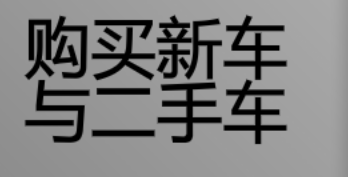
#> input picture images/BNandUC.png, 348 x 177 px; its folder holds only this picture in this run
$ python test_png_cache.py
#> lines starting #> are read from the running program, lines starting #| are printed output that depends on the picture
### config.py
import sys
import os
import shutil
import ctypes

def check_windows_dependencies():
    if sys.platform != "win32":
        return
    missing_dlls = []
    required_dlls = ["vcruntime140.dll", "msvcp140.dll", "vcruntime140_1.dll"]
    for dll in required_dlls:
        try:
            ctypes.WinDLL(dll)
        except OSError:
            missing_dlls.append(dll)
    if missing_dlls:
        msg = (
            f"警告:系统缺失以下关键运行库,大概率会导致程序闪退或图像识别失败:\n\n"
            f"{', '.join(missing_dlls)}\n\n"
            f"这是因为您的电脑缺少微软 C++ 运行环境。\n"
            f"请搜索下载【微软常用运行库合集】或【VC++ 2015-2022】安装后重试。\n\n"
            f'点击"确定"强行继续运行(如果闪退请安装运行库)。'
        )
        ctypes.windll.user32.MessageBoxW(0, msg, "缺少运行库拦截提示", 0x30 | 0x0)

check_windows_dependencies()

try:
    ctypes.windll.shcore.SetProcessDpiAwareness(2)
except Exception:
    try:
        ctypes.windll.user32.SetProcessDPIAware()
    except Exception:
        pass

def get_app_dir():
    if getattr(sys, "frozen", False):
        return os.path.dirname(sys.executable)
    return os.path.dirname(os.path.abspath(__file__))

def get_internal_dir():
    if hasattr(sys, "_MEIPASS"):
        return sys._MEIPASS
    return get_app_dir()

APP_DIR = get_app_dir()
INTERNAL_DIR = get_internal_dir()
USER_CONFIG_FILE = os.path.join(APP_DIR, "config.json")
LOG_FILE = os.path.join(APP_DIR, "bot_log.txt")
CACHE_DIR = os.path.join(APP_DIR, "cache")
TEMPLATE_CACHE_FILE = os.path.join(CACHE_DIR, "template_cache.pkl")
TEMPLATE_META_FILE = os.path.join(CACHE_DIR, "template_meta.json")
CURRENT_VERSION = "1.3.4"

# [46 lines left out: functions auto_extract_configs, auto_extract_images, not called in this run]

_current_scheme_dir = None

def set_scheme_dir(scheme_dir):
    global _current_scheme_dir
    _current_scheme_dir = scheme_dir

# [28 lines left out: functions get_img_path, get_asset_path, not called in this run]

### test_png_cache.py
"""
测试 PNG 缓存 roundtrip 是否无损
验证 cv2.imencode -> pickle -> unpickle -> np.frombuffer -> cv2.imdecode 是否返回与原始 ndarray 完全一致的图像
"""
import os
import sys
import pickle
import json
import time
import cv2
import numpy as np

# 添加项目根目录到 path
sys.path.insert(0, os.path.dirname(os.path.abspath(__file__)))
from config import APP_DIR, CACHE_DIR, TEMPLATE_CACHE_FILE, TEMPLATE_META_FILE, get_img_path

IMAGES_DIR = os.path.join(APP_DIR, "images")

def get_template_meta():
    """复制 vision.py 中的 meta 生成逻辑"""
    if not os.path.isdir(IMAGES_DIR):
        return {}
    meta = {}
    for root, dirs, files in os.walk(IMAGES_DIR):
        for fname in files:
            if fname.lower().endswith(('.png', '.jpg', '.jpeg', '.bmp')):
                abs_path = os.path.join(root, fname)
                rel_path = os.path.relpath(abs_path, IMAGES_DIR).replace("\\", "/")
                try:
                    meta[rel_path] = os.path.getsize(abs_path)
                except Exception:
                    pass
    return meta

def get_scales():
    """复制 get_scales_to_try 的返回值"""
    scales = [1.0]
    primary = 1.0
    for delta in [-0.02, 0.02]:
        s = round(primary + delta, 3)
        if 0.1 <= s <= 2.0 and s not in scales:
            scales.append(s)
    for s in [0.35, 0.38, 0.42, 0.48, 0.52, 0.58, 0.62, 0.68, 0.72, 0.78, 0.82, 0.88, 0.92, 1.25, 1.35, 1.4, 1.6, 1.7, 1.8]:
        if s not in scales:
            scales.append(s)
    return sorted(scales)

def test_png_roundtrip():
    """测试单个模板的 PNG roundtrip"""
    meta = get_template_meta()
    if not meta:
        print("No templates found!")
        return False

    scales = get_scales()
    print(f"Templates: {len(meta)}, Scales: {len(scales)}")

    # 取前 5 个模板测试
    test_files = list(meta.keys())[:5]
    all_ok = True
    max_diff = 0

    for rel_path in test_files:
        img_path = os.path.join(IMAGES_DIR, rel_path)
        tpl = cv2.imread(img_path, cv2.IMREAD_COLOR)
#> tpl is the input picture: shape (177, 348, 3); min 0, max 169, mean 127
        if tpl is None:
            print(f"  SKIP {rel_path} (read failed)")
            continue

        for scale in scales[:5]:  # 每个模板只测前 5 个 scale
            # 原始缩放
            if scale == 1.0:
                scaled_orig = tpl.copy()
            else:
                scaled_orig = cv2.resize(tpl, None, fx=scale, fy=scale, interpolation=cv2.INTER_AREA)
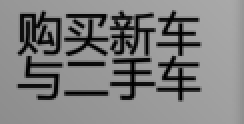
#> scaled_orig: shape (62, 122, 3) (shown 2 times larger); min 0, max 169, mean 127.1

            # PNG roundtrip
            ok, buf = cv2.imencode('.png', scaled_orig)
#> buf = 8711 values, max 255 at index 599, min 0 at index 8, mean 126.8
            if not ok:
                print(f"  FAIL encode {rel_path} scale={scale}")
                all_ok = False
                continue

            # 模拟 pickle -> unpickle 流程
            raw_bytes = buf.tobytes()
            # pickle roundtrip
            raw_bytes = pickle.loads(pickle.dumps(raw_bytes))

            # 解码
            arr = np.frombuffer(raw_bytes, dtype=np.uint8)
#> arr has the same summary as buf
            decoded = cv2.imdecode(arr, cv2.IMREAD_COLOR)

            if decoded is None:
                print(f"  FAIL decode {rel_path} scale={scale}")
                all_ok = False
                continue

            # 比较形状
            if scaled_orig.shape != decoded.shape:
                print(f"  SHAPE MISMATCH {rel_path} scale={scale}: {scaled_orig.shape} vs {decoded.shape}")
                all_ok = False
                continue

            # 比较像素
            diff = np.abs(scaled_orig.astype(np.int16) - decoded.astype(np.int16))
#> diff: shape (62, 122, 3) int16; every value is 0
            pixel_max = diff.max()
#> pixel_max = 0
            pixel_mean = diff.mean()
#> pixel_mean = 0
            if pixel_max > max_diff:
                max_diff = pixel_max

            if pixel_max > 0:
                print(f"  WARN {rel_path} scale={scale}: max_diff={pixel_max} mean_diff={pixel_mean:.4f}")

            # 验证 matchTemplate 结果一致性
            # 创建一个假屏幕（用原图放大）
            fake_screen = cv2.resize(tpl, None, fx=2, fy=2, interpolation=cv2.INTER_AREA)
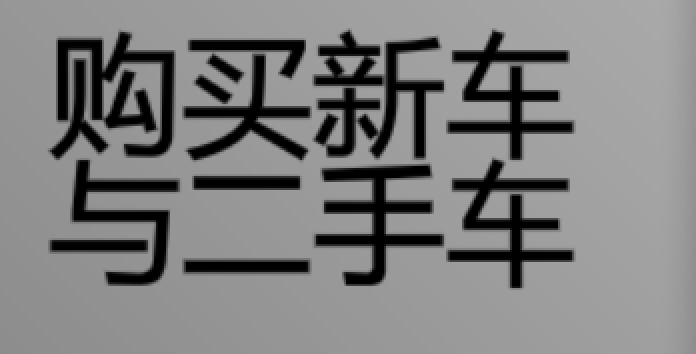
#> fake_screen: shape (354, 696, 3); min 0, max 169, mean 127
            if decoded.shape[0] <= fake_screen.shape[0] and decoded.shape[1] <= fake_screen.shape[1]:
                res_orig = cv2.matchTemplate(fake_screen, scaled_orig, cv2.TM_CCOEFF_NORMED)
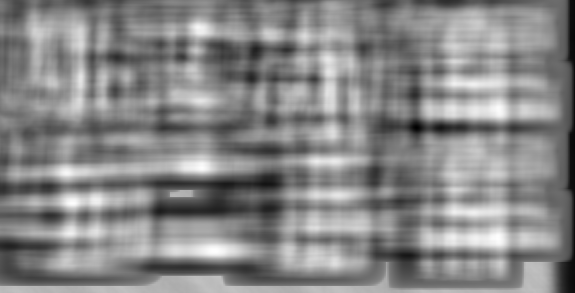
#> res_orig: shape (293, 575) float32; min -0.31, max 0.302, mean 0.0142; drawn with min black and max white
                res_decoded = cv2.matchTemplate(fake_screen, decoded, cv2.TM_CCOEFF_NORMED)
                _, max_orig, _, _ = cv2.minMaxLoc(res_orig)
#> max_orig = 0.302
                _, max_decoded, _, _ = cv2.minMaxLoc(res_decoded)
#> max_decoded = 0.302
                if abs(max_orig - max_decoded) > 0.001:
                    print(f"  MATCH DIFF {rel_path} scale={scale}: orig={max_orig:.6f} decoded={max_decoded:.6f}")
                    all_ok = False

    print(f"\n=== Result ===")
    print(f"All OK: {all_ok}")
    print(f"Max pixel diff: {max_diff}")
    return all_ok

def test_cache_file_sizes():
    """对比 ndarray vs PNG 缓存文件大小"""
    meta = get_template_meta()
#> meta = {'BNandUC.png': 29413}
    scales = get_scales()

    ndarry_size = 0
    png_size = 0
    count = 0

    for rel_path in meta:
        img_path = os.path.join(IMAGES_DIR, rel_path)
        tpl = cv2.imread(img_path, cv2.IMREAD_COLOR)
        if tpl is None:
            continue

        for scale in scales:
            if scale == 1.0:
                scaled = tpl.copy()
            else:
                scaled = cv2.resize(tpl, None, fx=scale, fy=scale, interpolation=cv2.INTER_AREA)

            # ndarray 大小
            ndarry_size += scaled.nbytes

            # PNG 大小
            ok, buf = cv2.imencode('.png', scaled)
            if ok:
                png_size += buf.tobytes().__sizeof__()

            count += 1
#> this loop made 22 passes
#> pass 2, in test_cache_file_sizes, `scaled = cv2.resize(tpl, None, fx=scale, fy=scale, interpolation=cv2.I..`:
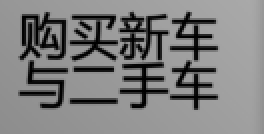
#> scaled: shape (67, 132, 3) (shown 2 times larger); min 0, max 169, mean 126.9
#> pass 3, in test_cache_file_sizes, `scaled = cv2.resize(tpl, None, fx=scale, fy=scale, interpolation=cv2.I..`:
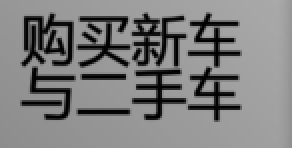
#> scaled: shape (74, 146, 3) (shown 2 times larger); min 0, max 169, mean 126.9
#> after the loop, count = 22; ndarry_size = 4173489; png_size = 835864

    print(f"\n=== Cache Size Comparison ===")
    print(f"Templates: {len(meta)}, Items: {count}")
#| Templates: 1, Items: 22
    print(f"ndarray total: {ndarry_size / 1024 / 1024:.2f} MB")
#| ndarray total: 3.98 MB
    print(f"PNG bytes total: {png_size / 1024 / 1024:.2f} MB")
#| PNG bytes total: 0.80 MB
    print(f"Compression ratio: {ndarry_size / max(png_size, 1):.1f}x")
#| Compression ratio: 5.0x

def test_full_build_both():
    """完整构建两种缓存并对比"""
    meta = get_template_meta()
    scales = get_scales()

    # 构建 ndarray 缓存
    cache_ndarray = {}
    cache_png = {}

    for rel_path in meta:
        img_path = os.path.join(IMAGES_DIR, rel_path)
        tpl = cv2.imread(img_path, cv2.IMREAD_COLOR)
        if tpl is None:
            continue

        cache_ndarray[rel_path] = {}
        cache_png[rel_path] = {}

        for scale in scales:
            if scale == 1.0:
                scaled = tpl.copy()
            else:
                scaled = cv2.resize(tpl, None, fx=scale, fy=scale, interpolation=cv2.INTER_AREA)

            cache_ndarray[rel_path][str(round(scale, 3))] = scaled

            ok, buf = cv2.imencode('.png', scaled)
            if ok:
                cache_png[rel_path][str(round(scale, 3))] = buf.tobytes()
#> after the loop, cache_ndarray = 1 item; cache_png = 1 item

    # pickle 两种缓存到文件
    ndarray_file = os.path.join(CACHE_DIR, "test_ndarray.pkl")
    png_file = os.path.join(CACHE_DIR, "test_png.pkl")

    os.makedirs(CACHE_DIR, exist_ok=True)

    with open(ndarray_file, "wb") as f:
        pickle.dump(cache_ndarray, f, protocol=pickle.HIGHEST_PROTOCOL)

    with open(png_file, "wb") as f:
        pickle.dump(cache_png, f, protocol=pickle.HIGHEST_PROTOCOL)

    ndarray_fsize = os.path.getsize(ndarray_file)
    png_fsize = os.path.getsize(png_file)

    print(f"\n=== Full Cache File Sizes ===")
    print(f"ndarray pickle: {ndarray_fsize / 1024 / 1024:.2f} MB")
    print(f"PNG bytes pickle: {png_fsize / 1024 / 1024:.2f} MB")
    print(f"Compression: {ndarray_fsize / max(png_fsize, 1):.1f}x")

    # 验证 PNG 缓存可以正确加载和解码
    with open(png_file, "rb") as f:
        loaded_png = pickle.load(f)

    decode_failures = 0
    for rel_path in list(loaded_png.keys())[:10]:
        for scale_key, raw in loaded_png[rel_path].items():
            if isinstance(raw, (bytes, bytearray)):
                arr = np.frombuffer(raw, dtype=np.uint8)
                decoded = cv2.imdecode(arr, cv2.IMREAD_COLOR)
                if decoded is None:
                    print(f"  DECODE FAIL: {rel_path} scale={scale_key}")
                    decode_failures += 1

    print(f"\nDecode failures (first 10 templates): {decode_failures}")

    # 清理
    os.remove(ndarray_file)
    os.remove(png_file)

    return decode_failures == 0

if __name__ == "__main__":
    print("=" * 60)
    print("Test 1: PNG Roundtrip Integrity")
    print("=" * 60)
    test_png_roundtrip()

    print("\n" + "=" * 60)
    print("Test 2: Cache File Size Comparison")
    print("=" * 60)
    test_cache_file_sizes()

    print("\n" + "=" * 60)
    print("Test 3: Full Build Both Formats")
    print("=" * 60)
    ok = test_full_build_both()

    print(f"\n{'=' * 60}")
    print(f"Overall: {'ALL PASS' if ok else 'ISSUES FOUND'}")
    print(f"{'=' * 60}")
